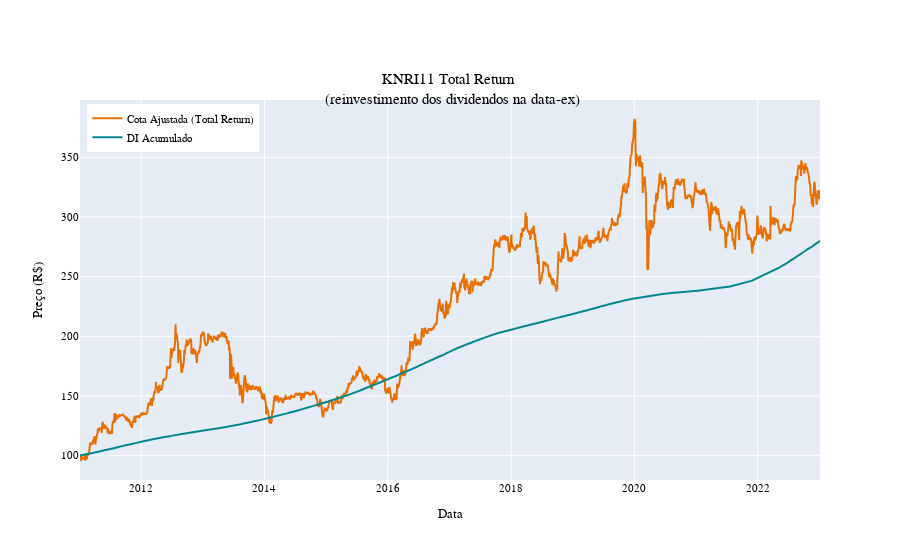

Here is the notebook cell this chart was saved with:
### Code cell
fig = go.Figure()
fig.add_trace(
    go.Scatter(
        x=tr["datneg"],
        y=tr["preult_tr"],
        mode="lines",
        name="Cota Ajustada (Total Return)",
        line=dict(color="#e86f00"),
    )
)
fig.add_trace(
    go.Scatter(
        x=tr["datneg"],
        y=tr["di_acum"],
        mode="lines",
        name="DI Acumulado",
        line=dict(color="#02878e"),
    )
)
fig.update_layout(
    font=dict(family="Fira Code", size=11, color="black"),
    title="KNRI11 Total Return <br> (reinvestimento dos dividendos na data-ex)",
    title_x=0.5,
    title_y=0.85,
    xaxis_title="Data",
    yaxis_title="Preço (R$)",
    legend=dict(yanchor="top", y=0.99, xanchor="left", x=0.01),
)
fig.show()

### Figure 1 — Plotly figure (JSON) as saved in the notebook; plotly's stock layout.template omitted (floating-point values rounded to 4 significant figures; data arrays with more than 128 entries replaced by an {"elided": "..."} marker saying what was removed)
{"data": [{"line": {"color": "#e86f00"}, "mode": "lines", "name": "Cota Ajustada (Total Return)", "type": "scatter", "x": {"elided": "2972 str values"}, "y": {"elided": "2972 float values"}}, {"line": {"color": "#02878e"}, "mode": "lines", "name": "DI Acumulado", "type": "scatter", "x": {"elided": "2972 str values"}, "y": {"elided": "2972 float values"}}], "layout": {"font": {"color": "black", "family": "Fira Code", "size": 11}, "legend": {"x": 0.01, "xanchor": "left", "y": 0.99, "yanchor": "top"}, "title": {"text": "KNRI11 Total Return <br> (reinvestimento dos dividendos na data-ex)", "x": 0.5, "y": 0.85}, "xaxis": {"title": {"text": "Data"}}, "yaxis": {"title": {"text": "Preço (R$)"}}}}
